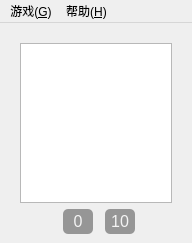
<?xml version="1.0" encoding="UTF-8"?>
<ui version="4.0">
 <class>MineSweepingClass</class>
 <widget class="QMainWindow" name="MineSweepingClass">
  <property name="geometry">
   <rect>
    <x>0</x>
    <y>0</y>
    <width>192</width>
    <height>243</height>
   </rect>
  </property>
  <property name="mouseTracking">
   <bool>true</bool>
  </property>
  <property name="windowTitle">
   <string>MineSweeping</string>
  </property>
  <property name="styleSheet">
   <string notr="true"/>
  </property>
  <widget class="QWidget" name="centralWidget">
   <property name="mouseTracking">
    <bool>true</bool>
   </property>
   <property name="styleSheet">
    <string notr="true">/*QWidget#centralWidget
{
	background-color: rgb(217, 226, 235);
}*/</string>
   </property>
   <layout class="QGridLayout" name="gridLayout">
    <property name="leftMargin">
     <number>20</number>
    </property>
    <property name="topMargin">
     <number>20</number>
    </property>
    <property name="rightMargin">
     <number>20</number>
    </property>
    <property name="bottomMargin">
     <number>9</number>
    </property>
    <property name="verticalSpacing">
     <number>6</number>
    </property>
    <item row="2" column="3">
     <widget class="QLabel" name="labelTime">
      <property name="minimumSize">
       <size>
        <width>30</width>
        <height>0</height>
       </size>
      </property>
      <property name="mouseTracking">
       <bool>true</bool>
      </property>
      <property name="styleSheet">
       <string notr="true">font-size:16px;
font: 75 9pt &quot;微软雅黑&quot;;
background-color:rgb(150,150,150);
color:rgb(244,244,244);
border-radius:5px</string>
      </property>
      <property name="frameShape">
       <enum>QFrame::WinPanel</enum>
      </property>
      <property name="frameShadow">
       <enum>QFrame::Sunken</enum>
      </property>
      <property name="text">
       <string>0</string>
      </property>
      <property name="alignment">
       <set>Qt::AlignCenter</set>
      </property>
     </widget>
    </item>
    <item row="2" column="6">
     <widget class="QLabel" name="bombIcon">
      <property name="minimumSize">
       <size>
        <width>25</width>
        <height>25</height>
       </size>
      </property>
      <property name="mouseTracking">
       <bool>true</bool>
      </property>
      <property name="text">
       <string/>
      </property>
     </widget>
    </item>
    <item row="2" column="5">
     <widget class="QLabel" name="labelBombCount">
      <property name="minimumSize">
       <size>
        <width>30</width>
        <height>0</height>
       </size>
      </property>
      <property name="mouseTracking">
       <bool>true</bool>
      </property>
      <property name="styleSheet">
       <string notr="true">font-size:16px;
font: 75 9pt &quot;微软雅黑&quot;;
background-color:rgb(150,150,150);
color:rgb(244,244,244);
border-radius:5px</string>
      </property>
      <property name="frameShape">
       <enum>QFrame::WinPanel</enum>
      </property>
      <property name="frameShadow">
       <enum>QFrame::Sunken</enum>
      </property>
      <property name="text">
       <string>10</string>
      </property>
      <property name="alignment">
       <set>Qt::AlignCenter</set>
      </property>
     </widget>
    </item>
    <item row="2" column="1">
     <spacer name="horizontalSpacer_2">
      <property name="orientation">
       <enum>Qt::Horizontal</enum>
      </property>
      <property name="sizeHint" stdset="0">
       <size>
        <width>40</width>
        <height>20</height>
       </size>
      </property>
     </spacer>
    </item>
    <item row="2" column="2">
     <widget class="QLabel" name="timeIcon">
      <property name="minimumSize">
       <size>
        <width>25</width>
        <height>25</height>
       </size>
      </property>
      <property name="mouseTracking">
       <bool>true</bool>
      </property>
      <property name="text">
       <string/>
      </property>
     </widget>
    </item>
    <item row="1" column="0" colspan="8">
     <widget class="ITableWidget" name="tableWidget">
      <property name="mouseTracking">
       <bool>true</bool>
      </property>
      <property name="focusPolicy">
       <enum>Qt::NoFocus</enum>
      </property>
      <attribute name="horizontalHeaderMinimumSectionSize">
       <number>10</number>
      </attribute>
      <attribute name="verticalHeaderMinimumSectionSize">
       <number>10</number>
      </attribute>
     </widget>
    </item>
    <item row="2" column="7">
     <spacer name="horizontalSpacer_3">
      <property name="orientation">
       <enum>Qt::Horizontal</enum>
      </property>
      <property name="sizeHint" stdset="0">
       <size>
        <width>40</width>
        <height>20</height>
       </size>
      </property>
     </spacer>
    </item>
    <item row="2" column="4">
     <spacer name="horizontalSpacer">
      <property name="orientation">
       <enum>Qt::Horizontal</enum>
      </property>
      <property name="sizeHint" stdset="0">
       <size>
        <width>40</width>
        <height>20</height>
       </size>
      </property>
     </spacer>
    </item>
   </layout>
  </widget>
  <widget class="QMenuBar" name="menuBar">
   <property name="geometry">
    <rect>
     <x>0</x>
     <y>0</y>
     <width>192</width>
     <height>23</height>
    </rect>
   </property>
   <widget class="QMenu" name="menu">
    <property name="title">
     <string>游戏(&amp;G)</string>
    </property>
    <addaction name="actionStart"/>
    <addaction name="actionInfo"/>
    <addaction name="actionSetting"/>
    <addaction name="actionStyle"/>
    <addaction name="separator"/>
    <addaction name="actionQuit"/>
   </widget>
   <widget class="QMenu" name="menu_3">
    <property name="title">
     <string>帮助(&amp;H)</string>
    </property>
    <addaction name="actionHelp"/>
    <addaction name="separator"/>
    <addaction name="actionAbout"/>
   </widget>
   <addaction name="menu"/>
   <addaction name="menu_3"/>
  </widget>
  <action name="actionHelp">
   <property name="text">
    <string>查看帮助</string>
   </property>
   <property name="statusTip">
    <string>查看扫雷帮助文档(从Window提取)</string>
   </property>
  </action>
  <action name="actionAbout">
   <property name="text">
    <string>关于扫雷</string>
   </property>
  </action>
  <action name="actionQuit">
   <property name="text">
    <string>退出</string>
   </property>
  </action>
  <action name="action">
   <property name="text">
    <string>是否</string>
   </property>
  </action>
  <action name="action_3">
   <property name="text">
    <string>统计信息</string>
   </property>
  </action>
  <action name="actionInfo">
   <property name="text">
    <string>统计信息</string>
   </property>
  </action>
  <action name="actionSetting">
   <property name="text">
    <string>选项</string>
   </property>
  </action>
  <action name="actionStyle">
   <property name="text">
    <string>更改外观</string>
   </property>
  </action>
  <action name="actionStart">
   <property name="text">
    <string>新游戏</string>
   </property>
  </action>
 </widget>
 <layoutdefault spacing="6" margin="11"/>
 <customwidgets>
  <customwidget>
   <class>ITableWidget</class>
   <extends>QTableWidget</extends>
   <header>itablewidget.h</header>
  </customwidget>
 </customwidgets>
 <resources>
  <include location="minesweeping.qrc"/>
 </resources>
 <connections/>
</ui>
